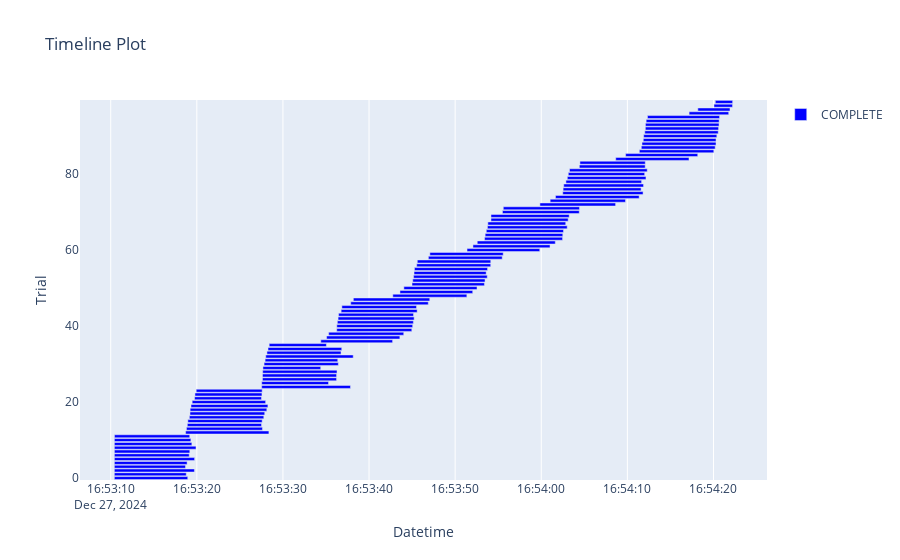

Notebook source saved alongside this figure:
### Code cell
optuna.visualization.plot_timeline(study)

### Figure 1 — Plotly figure (JSON) as saved in the notebook; plotly's stock layout.template omitted (floating-point values rounded to 4 significant figures)
{"data": [{"base": ["2024-12-27T16:53:10.422118", "2024-12-27T16:53:10.422497", "2024-12-27T16:53:10.423051", "2024-12-27T16:53:10.423132", "2024-12-27T16:53:10.427273", "2024-12-27T16:53:10.425666", "2024-12-27T16:53:10.427180", "2024-12-27T16:53:10.427243", "2024-12-27T16:53:10.424859", "2024-12-27T16:53:10.425706", "2024-12-27T16:53:10.427220", "2024-12-27T16:53:10.433962", "2024-12-27T16:53:18.697415", "2024-12-27T16:53:18.796954", "2024-12-27T16:53:18.897652", "2024-12-27T16:53:18.959096", "2024-12-27T16:53:19.135072", "2024-12-27T16:53:19.205497", "2024-12-27T16:53:19.224342", "2024-12-27T16:53:19.324429", "2024-12-27T16:53:19.461298", "2024-12-27T16:53:19.737186", "2024-12-27T16:53:19.782957", "2024-12-27T16:53:19.928884", "2024-12-27T16:53:27.532249", "2024-12-27T16:53:27.537262", "2024-12-27T16:53:27.622971", "2024-12-27T16:53:27.626283", "2024-12-27T16:53:27.649190", "2024-12-27T16:53:27.679133", "2024-12-27T16:53:27.810838", "2024-12-27T16:53:27.930901", "2024-12-27T16:53:28.005643", "2024-12-27T16:53:28.142074", "2024-12-27T16:53:28.268392", "2024-12-27T16:53:28.404405", "2024-12-27T16:53:34.398451", "2024-12-27T16:53:35.070783", "2024-12-27T16:53:35.310944", "2024-12-27T16:53:36.247204", "2024-12-27T16:53:36.255637", "2024-12-27T16:53:36.322195", "2024-12-27T16:53:36.404203", "2024-12-27T16:53:36.465602", "2024-12-27T16:53:36.761848", "2024-12-27T16:53:36.845036", "2024-12-27T16:53:37.872745", "2024-12-27T16:53:38.178293", "2024-12-27T16:53:42.761911", "2024-12-27T16:53:43.591400", "2024-12-27T16:53:44.043485", "2024-12-27T16:53:44.989472", "2024-12-27T16:53:45.078151", "2024-12-27T16:53:45.172958", "2024-12-27T16:53:45.226665", "2024-12-27T16:53:45.273877", "2024-12-27T16:53:45.532793", "2024-12-27T16:53:45.606048", "2024-12-27T16:53:46.892882", "2024-12-27T16:53:47.063973", "2024-12-27T16:53:51.380477", "2024-12-27T16:53:52.068814", "2024-12-27T16:53:52.567636", "2024-12-27T16:53:53.415412", "2024-12-27T16:53:53.487285", "2024-12-27T16:53:53.618154", "2024-12-27T16:53:53.750161", "2024-12-27T16:53:53.798795", "2024-12-27T16:53:54.161094", "2024-12-27T16:53:54.162186", "2024-12-27T16:53:55.493570", "2024-12-27T16:53:55.592677", "2024-12-27T16:53:59.842783", "2024-12-27T16:54:01.034073", "2024-12-27T16:54:01.651934", "2024-12-27T16:54:02.496408", "2024-12-27T16:54:02.538961", "2024-12-27T16:54:02.610660", "2024-12-27T16:54:02.864337", "2024-12-27T16:54:03.028299", "2024-12-27T16:54:03.142710", "2024-12-27T16:54:03.281166", "2024-12-27T16:54:04.422944", "2024-12-27T16:54:04.491523", "2024-12-27T16:54:08.648214", "2024-12-27T16:54:09.796397", "2024-12-27T16:54:11.392380", "2024-12-27T16:54:11.621059", "2024-12-27T16:54:11.699516", "2024-12-27T16:54:11.849746", "2024-12-27T16:54:11.894726", "2024-12-27T16:54:12.023911", "2024-12-27T16:54:12.089298", "2024-12-27T16:54:12.100801", "2024-12-27T16:54:12.184066", "2024-12-27T16:54:12.336865", "2024-12-27T16:54:17.169910", "2024-12-27T16:54:18.183650", "2024-12-27T16:54:20.055281", "2024-12-27T16:54:20.213959"], "hovertemplate": "%{text}<extra>COMPLETE</extra>", "marker": {"color": "blue"}, "name": "COMPLETE", "orientation": "h", "text": ["{<br>  \"number\": 0,<br>  \"values\": [<br>    0.215928919355812<br>  ],<br>  \"params\": {<br>    \"max_depth\": 20,<br>    \"min_samples_leaf\": 60<br>  }<br>}", "{<br>  \"number\": 1,<br>  \"values\": [<br>    0.2168124737195462<br>  ],<br>  \"params\": {<br>    \"max_depth\": 6,<br>    \"min_samples_leaf\": 6<br>  }<br>}", "{<br>  \"number\": 2,<br>  \"values\": [<br>    0.21284243568797762<br>  ],<br>  \"params\": {<br>    \"max_depth\": 18,<br>    \"min_samples_leaf\": 20<br>  }<br>}", "{<br>  \"number\": 3,<br>  \"values\": [<br>    0.21756973472831792<br>  ],<br>  \"params\": {<br>    \"max_depth\": 6,<br>    \"min_samples_leaf\": 50<br>  }<br>}", "{<br>  \"number\": 4,<br>  \"values\": [<br>    0.215928919355812<br>  ],<br>  \"params\": {<br>    \"max_depth\": 20,<br>    \"min_samples_leaf\": 60<br>  }<br>}", "{<br>  \"number\": 5,<br>  \"values\": [<br>    0.21284243568797762<br>  ],<br>  \"params\": {<br>    \"max_depth\": 18,<br>    \"min_samples_leaf\": 20<br>  }<br>}", "{<br>  \"number\": 6,<br>  \"values\": [<br>    0.21658210303704672<br>  ],<br>  \"params\": {<br>    \"max_depth\": 12,<br>    \"min_samples_leaf\": 54<br>  }<br>}", "{<br>  \"number\": 7,<br>  \"values\": [<br>    0.21465517251782043<br>  ],<br>  \"params\": {<br>    \"max_depth\": 10,<br>    \"min_samples_leaf\": 40<br>  }<br>}", "{<br>  \"number\": 8,<br>  \"values\": [<br>    0.21365987365702283<br>  ],<br>  \"params\": {<br>    \"max_depth\": 18,<br>    \"min_samples_leaf\": 16<br>  }<br>}", "{<br>  \"number\": 9,<br>  \"values\": [<br>    0.21447831363338157<br>  ],<br>  \"params\": {<br>    \"max_depth\": 12,<br>    \"min_samples_leaf\": 34<br>  }<br>}", "{<br>  \"number\": 10,<br>  \"values\": [<br>    0.21470099159757408<br>  ],<br>  \"params\": {<br>    \"max_depth\": 14,<br>    \"min_samples_leaf\": 38<br>  }<br>}", "{<br>  \"number\": 11,<br>  \"values\": [<br>    0.21465517251782043<br>  ],<br>  \"params\": {<br>    \"max_depth\": 10,<br>    \"min_samples_leaf\": 40<br>  }<br>}", "{<br>  \"number\": 12,<br>  \"values\": [<br>    0.2098971669738368<br>  ],<br>  \"params\": {<br>    \"max_depth\": 26,<br>    \"min_samples_leaf\": 8<br>  }<br>}", "{<br>  \"number\": 13,<br>  \"values\": [<br>    0.21452282702524803<br>  ],<br>  \"params\": {<br>    \"max_depth\": 12,<br>    \"min_samples_leaf\": 24<br>  }<br>}", "{<br>  \"number\": 14,<br>  \"values\": [<br>    0.21555368060419444<br>  ],<br>  \"params\": {<br>    \"max_depth\": 20,<br>    \"min_samples_leaf\": 56<br>  }<br>}", "{<br>  \"number\": 15,<br>  \"values\": [<br>    0.21609822429027276<br>  ],<br>  \"params\": {<br>    \"max_depth\": 8,<br>    \"min_samples_leaf\": 6<br>  }<br>}", "{<br>  \"number\": 16,<br>  \"values\": [<br>    0.21483399102991724<br>  ],<br>  \"params\": {<br>    \"max_depth\": 14,<br>    \"min_samples_leaf\": 46<br>  }<br>}", "{<br>  \"number\": 17,<br>  \"values\": [<br>    0.21597836678734644<br>  ],<br>  \"params\": {<br>    \"max_depth\": 8,<br>    \"min_samples_leaf\": 30<br>  }<br>}", "{<br>  \"number\": 18,<br>  \"values\": [<br>    0.21377381625317513<br>  ],<br>  \"params\": {<br>    \"max_depth\": 10,<br>    \"min_samples_leaf\": 28<br>  }<br>}", "{<br>  \"number\": 19,<br>  \"values\": [<br>    0.21562508464270672<br>  ],<br>  \"params\": {<br>    \"max_depth\": 8,<br>    \"min_samples_leaf\": 2<br>  }<br>}", "{<br>  \"number\": 20,<br>  \"values\": [<br>    0.21522923603530933<br>  ],<br>  \"params\": {<br>    \"max_depth\": 12,<br>    \"min_samples_leaf\": 52<br>  }<br>}", "{<br>  \"number\": 21,<br>  \"values\": [<br>    0.21872033164181431<br>  ],<br>  \"params\": {<br>    \"max_depth\": 4,<br>    \"min_samples_leaf\": 2<br>  }<br>}", "{<br>  \"number\": 22,<br>  \"values\": [<br>    0.21879295419909614<br>  ],<br>  \"params\": {<br>    \"max_depth\": 4,<br>    \"min_samples_leaf\": 4<br>  }<br>}", "{<br>  \"number\": 23,<br>  \"values\": [<br>    0.21910181338881332<br>  ],<br>  \"params\": {<br>    \"max_depth\": 4,<br>    \"min_samples_leaf\": 6<br>  }<br>}", "{<br>  \"number\": 24,<br>  \"values\": [<br>    0.2022899092060379<br>  ],<br>  \"params\": {<br>    \"max_depth\": 26,<br>    \"min_samples_leaf\": 2<br>  }<br>}", "{<br>  \"number\": 25,<br>  \"values\": [<br>    0.21493807570387347<br>  ],<br>  \"params\": {<br>    \"max_depth\": 28,<br>    \"min_samples_leaf\": 48<br>  }<br>}", "{<br>  \"number\": 26,<br>  \"values\": [<br>    0.212608588458306<br>  ],<br>  \"params\": {<br>    \"max_depth\": 28,<br>    \"min_samples_leaf\": 12<br>  }<br>}", "{<br>  \"number\": 27,<br>  \"values\": [<br>    0.212608588458306<br>  ],<br>  \"params\": {<br>    \"max_depth\": 28,<br>    \"min_samples_leaf\": 12<br>  }<br>}", "{<br>  \"number\": 28,<br>  \"values\": [<br>    0.212608588458306<br>  ],<br>  \"params\": {<br>    \"max_depth\": 28,<br>    \"min_samples_leaf\": 12<br>  }<br>}", "{<br>  \"number\": 29,<br>  \"values\": [<br>    0.21960834046767386<br>  ],<br>  \"params\": {<br>    \"max_depth\": 4,<br>    \"min_samples_leaf\": 12<br>  }<br>}", "{<br>  \"number\": 30,<br>  \"values\": [<br>    0.212608588458306<br>  ],<br>  \"params\": {<br>    \"max_depth\": 28,<br>    \"min_samples_leaf\": 12<br>  }<br>}", "{<br>  \"number\": 31,<br>  \"values\": [<br>    0.212608588458306<br>  ],<br>  \"params\": {<br>    \"max_depth\": 26,<br>    \"min_samples_leaf\": 12<br>  }<br>}", "{<br>  \"number\": 32,<br>  \"values\": [<br>    0.20416836178582026<br>  ],<br>  \"params\": {<br>    \"max_depth\": 28,<br>    \"min_samples_leaf\": 2<br>  }<br>}", "{<br>  \"number\": 33,<br>  \"values\": [<br>    0.212608588458306<br>  ],<br>  \"params\": {<br>    \"max_depth\": 28,<br>    \"min_samples_leaf\": 12<br>  }<br>}", "{<br>  \"number\": 34,<br>  \"values\": [<br>    0.212608588458306<br>  ],<br>  \"params\": {<br>    \"max_depth\": 28,<br>    \"min_samples_leaf\": 12<br>  }<br>}", "{<br>  \"number\": 35,<br>  \"values\": [<br>    0.2193280791834197<br>  ],<br>  \"params\": {<br>    \"max_depth\": 4,<br>    \"min_samples_leaf\": 14<br>  }<br>}", "{<br>  \"number\": 36,<br>  \"values\": [<br>    0.21960834046767386<br>  ],<br>  \"params\": {<br>    \"max_depth\": 4,<br>    \"min_samples_leaf\": 12<br>  }<br>}", "{<br>  \"number\": 37,<br>  \"values\": [<br>    0.2193280791834197<br>  ],<br>  \"params\": {<br>    \"max_depth\": 4,<br>    \"min_samples_leaf\": 14<br>  }<br>}", "{<br>  \"number\": 38,<br>  \"values\": [<br>    0.21960834046767386<br>  ],<br>  \"params\": {<br>    \"max_depth\": 4,<br>    \"min_samples_leaf\": 12<br>  }<br>}", "{<br>  \"number\": 39,<br>  \"values\": [<br>    0.21960834046767386<br>  ],<br>  \"params\": {<br>    \"max_depth\": 4,<br>    \"min_samples_leaf\": 12<br>  }<br>}", "{<br>  \"number\": 40,<br>  \"values\": [<br>    0.21960834046767386<br>  ],<br>  \"params\": {<br>    \"max_depth\": 4,<br>    \"min_samples_leaf\": 12<br>  }<br>}", "{<br>  \"number\": 41,<br>  \"values\": [<br>    0.21923661292453334<br>  ],<br>  \"params\": {<br>    \"max_depth\": 4,<br>    \"min_samples_leaf\": 16<br>  }<br>}", "{<br>  \"number\": 42,<br>  \"values\": [<br>    0.21907651919231266<br>  ],<br>  \"params\": {<br>    \"max_depth\": 4,<br>    \"min_samples_leaf\": 18<br>  }<br>}", "{<br>  \"number\": 43,<br>  \"values\": [<br>    0.2192379245937107<br>  ],<br>  \"params\": {<br>    \"max_depth\": 4,<br>    \"min_samples_leaf\": 8<br>  }<br>}", "{<br>  \"number\": 44,<br>  \"values\": [<br>    0.21907651919231266<br>  ],<br>  \"params\": {<br>    \"max_depth\": 4,<br>    \"min_samples_leaf\": 18<br>  }<br>}", "{<br>  \"number\": 45,<br>  \"values\": [<br>    0.21907651919231266<br>  ],<br>  \"params\": {<br>    \"max_depth\": 4,<br>    \"min_samples_leaf\": 18<br>  }<br>}", "{<br>  \"number\": 46,<br>  \"values\": [<br>    0.21907651919231266<br>  ],<br>  \"params\": {<br>    \"max_depth\": 4,<br>    \"min_samples_leaf\": 18<br>  }<br>}", "{<br>  \"number\": 47,<br>  \"values\": [<br>    0.21907651919231266<br>  ],<br>  \"params\": {<br>    \"max_depth\": 4,<br>    \"min_samples_leaf\": 18<br>  }<br>}", "{<br>  \"number\": 48,<br>  \"values\": [<br>    0.2177243553455991<br>  ],<br>  \"params\": {<br>    \"max_depth\": 6,<br>    \"min_samples_leaf\": 18<br>  }<br>}", "{<br>  \"number\": 49,<br>  \"values\": [<br>    0.2177243553455991<br>  ],<br>  \"params\": {<br>    \"max_depth\": 6,<br>    \"min_samples_leaf\": 18<br>  }<br>}", "{<br>  \"number\": 50,<br>  \"values\": [<br>    0.21811017041514097<br>  ],<br>  \"params\": {<br>    \"max_depth\": 6,<br>    \"min_samples_leaf\": 20<br>  }<br>}", "{<br>  \"number\": 51,<br>  \"values\": [<br>    0.21811017041514097<br>  ],<br>  \"params\": {<br>    \"max_depth\": 6,<br>    \"min_samples_leaf\": 20<br>  }<br>}", "{<br>  \"number\": 52,<br>  \"values\": [<br>    0.21759351448034886<br>  ],<br>  \"params\": {<br>    \"max_depth\": 6,<br>    \"min_samples_leaf\": 24<br>  }<br>}", "{<br>  \"number\": 53,<br>  \"values\": [<br>    0.21811017041514097<br>  ],<br>  \"params\": {<br>    \"max_depth\": 6,<br>    \"min_samples_leaf\": 20<br>  }<br>}", "{<br>  \"number\": 54,<br>  \"values\": [<br>    0.21811017041514097<br>  ],<br>  \"params\": {<br>    \"max_depth\": 6,<br>    \"min_samples_leaf\": 20<br>  }<br>}", "{<br>  \"number\": 55,<br>  \"values\": [<br>    0.21777030664032188<br>  ],<br>  \"params\": {<br>    \"max_depth\": 6,<br>    \"min_samples_leaf\": 22<br>  }<br>}", "{<br>  \"number\": 56,<br>  \"values\": [<br>    0.21777030664032188<br>  ],<br>  \"params\": {<br>    \"max_depth\": 6,<br>    \"min_samples_leaf\": 22<br>  }<br>}", "{<br>  \"number\": 57,<br>  \"values\": [<br>    0.21777030664032188<br>  ],<br>  \"params\": {<br>    \"max_depth\": 6,<br>    \"min_samples_leaf\": 22<br>  }<br>}", "{<br>  \"number\": 58,<br>  \"values\": [<br>    0.21759351448034886<br>  ],<br>  \"params\": {<br>    \"max_depth\": 6,<br>    \"min_samples_leaf\": 24<br>  }<br>}", "{<br>  \"number\": 59,<br>  \"values\": [<br>    0.21759351448034886<br>  ],<br>  \"params\": {<br>    \"max_depth\": 6,<br>    \"min_samples_leaf\": 24<br>  }<br>}", "{<br>  \"number\": 60,<br>  \"values\": [<br>    0.21777030664032188<br>  ],<br>  \"params\": {<br>    \"max_depth\": 6,<br>    \"min_samples_leaf\": 22<br>  }<br>}", "{<br>  \"number\": 61,<br>  \"values\": [<br>    0.21632735364803324<br>  ],<br>  \"params\": {<br>    \"max_depth\": 8,<br>    \"min_samples_leaf\": 22<br>  }<br>}", "{<br>  \"number\": 62,<br>  \"values\": [<br>    0.21704549666677395<br>  ],<br>  \"params\": {<br>    \"max_depth\": 8,<br>    \"min_samples_leaf\": 24<br>  }<br>}", "{<br>  \"number\": 63,<br>  \"values\": [<br>    0.21686432909038422<br>  ],<br>  \"params\": {<br>    \"max_depth\": 8,<br>    \"min_samples_leaf\": 10<br>  }<br>}", "{<br>  \"number\": 64,<br>  \"values\": [<br>    0.21814820936759985<br>  ],<br>  \"params\": {<br>    \"max_depth\": 8,<br>    \"min_samples_leaf\": 8<br>  }<br>}", "{<br>  \"number\": 65,<br>  \"values\": [<br>    0.21704549666677395<br>  ],<br>  \"params\": {<br>    \"max_depth\": 8,<br>    \"min_samples_leaf\": 24<br>  }<br>}", "{<br>  \"number\": 66,<br>  \"values\": [<br>    0.21814820936759985<br>  ],<br>  \"params\": {<br>    \"max_depth\": 8,<br>    \"min_samples_leaf\": 8<br>  }<br>}", "{<br>  \"number\": 67,<br>  \"values\": [<br>    0.21814820936759985<br>  ],<br>  \"params\": {<br>    \"max_depth\": 8,<br>    \"min_samples_leaf\": 8<br>  }<br>}", "{<br>  \"number\": 68,<br>  \"values\": [<br>    0.21814820936759985<br>  ],<br>  \"params\": {<br>    \"max_depth\": 8,<br>    \"min_samples_leaf\": 8<br>  }<br>}", "{<br>  \"number\": 69,<br>  \"values\": [<br>    0.21814820936759985<br>  ],<br>  \"params\": {<br>    \"max_depth\": 8,<br>    \"min_samples_leaf\": 8<br>  }<br>}", "{<br>  \"number\": 70,<br>  \"values\": [<br>    0.21814820936759985<br>  ],<br>  \"params\": {<br>    \"max_depth\": 8,<br>    \"min_samples_leaf\": 8<br>  }<br>}", "{<br>  \"number\": 71,<br>  \"values\": [<br>    0.21814820936759985<br>  ],<br>  \"params\": {<br>    \"max_depth\": 8,<br>    \"min_samples_leaf\": 8<br>  }<br>}", "{<br>  \"number\": 72,<br>  \"values\": [<br>    0.21814820936759985<br>  ],<br>  \"params\": {<br>    \"max_depth\": 8,<br>    \"min_samples_leaf\": 8<br>  }<br>}", "{<br>  \"number\": 73,<br>  \"values\": [<br>    0.21814820936759985<br>  ],<br>  \"params\": {<br>    \"max_depth\": 8,<br>    \"min_samples_leaf\": 8<br>  }<br>}", "{<br>  \"number\": 74,<br>  \"values\": [<br>    0.20996393384121817<br>  ],<br>  \"params\": {<br>    \"max_depth\": 22,<br>    \"min_samples_leaf\": 8<br>  }<br>}", "{<br>  \"number\": 75,<br>  \"values\": [<br>    0.21438587039605145<br>  ],<br>  \"params\": {<br>    \"max_depth\": 16,<br>    \"min_samples_leaf\": 14<br>  }<br>}", "{<br>  \"number\": 76,<br>  \"values\": [<br>    0.21438587039605145<br>  ],<br>  \"params\": {<br>    \"max_depth\": 16,<br>    \"min_samples_leaf\": 14<br>  }<br>}", "{<br>  \"number\": 77,<br>  \"values\": [<br>    0.21507152800092966<br>  ],<br>  \"params\": {<br>    \"max_depth\": 20,<br>    \"min_samples_leaf\": 14<br>  }<br>}", "{<br>  \"number\": 78,<br>  \"values\": [<br>    0.21500160209245936<br>  ],<br>  \"params\": {<br>    \"max_depth\": 10,<br>    \"min_samples_leaf\": 14<br>  }<br>}", "{<br>  \"number\": 79,<br>  \"values\": [<br>    0.21535511850040928<br>  ],<br>  \"params\": {<br>    \"max_depth\": 22,<br>    \"min_samples_leaf\": 14<br>  }<br>}", "{<br>  \"number\": 80,<br>  \"values\": [<br>    0.21500160209245936<br>  ],<br>  \"params\": {<br>    \"max_depth\": 10,<br>    \"min_samples_leaf\": 14<br>  }<br>}", "{<br>  \"number\": 81,<br>  \"values\": [<br>    0.21535511850040928<br>  ],<br>  \"params\": {<br>    \"max_depth\": 22,<br>    \"min_samples_leaf\": 14<br>  }<br>}", "{<br>  \"number\": 82,<br>  \"values\": [<br>    0.21923661292453334<br>  ],<br>  \"params\": {<br>    \"max_depth\": 4,<br>    \"min_samples_leaf\": 16<br>  }<br>}", "{<br>  \"number\": 83,<br>  \"values\": [<br>    0.21879295419909614<br>  ],<br>  \"params\": {<br>    \"max_depth\": 4,<br>    \"min_samples_leaf\": 4<br>  }<br>}", "{<br>  \"number\": 84,<br>  \"values\": [<br>    0.2193280791834197<br>  ],<br>  \"params\": {<br>    \"max_depth\": 4,<br>    \"min_samples_leaf\": 14<br>  }<br>}", "{<br>  \"number\": 85,<br>  \"values\": [<br>    0.2193280791834197<br>  ],<br>  \"params\": {<br>    \"max_depth\": 4,<br>    \"min_samples_leaf\": 14<br>  }<br>}", "{<br>  \"number\": 86,<br>  \"values\": [<br>    0.2193280791834197<br>  ],<br>  \"params\": {<br>    \"max_depth\": 4,<br>    \"min_samples_leaf\": 14<br>  }<br>}", "{<br>  \"number\": 87,<br>  \"values\": [<br>    0.2193280791834197<br>  ],<br>  \"params\": {<br>    \"max_depth\": 4,<br>    \"min_samples_leaf\": 14<br>  }<br>}", "{<br>  \"number\": 88,<br>  \"values\": [<br>    0.21879295419909614<br>  ],<br>  \"params\": {<br>    \"max_depth\": 4,<br>    \"min_samples_leaf\": 4<br>  }<br>}", "{<br>  \"number\": 89,<br>  \"values\": [<br>    0.21879295419909614<br>  ],<br>  \"params\": {<br>    \"max_depth\": 4,<br>    \"min_samples_leaf\": 4<br>  }<br>}", "{<br>  \"number\": 90,<br>  \"values\": [<br>    0.21879295419909614<br>  ],<br>  \"params\": {<br>    \"max_depth\": 4,<br>    \"min_samples_leaf\": 4<br>  }<br>}", "{<br>  \"number\": 91,<br>  \"values\": [<br>    0.21972573966991887<br>  ],<br>  \"params\": {<br>    \"max_depth\": 4,<br>    \"min_samples_leaf\": 10<br>  }<br>}", "{<br>  \"number\": 92,<br>  \"values\": [<br>    0.21972573966991887<br>  ],<br>  \"params\": {<br>    \"max_depth\": 4,<br>    \"min_samples_leaf\": 10<br>  }<br>}", "{<br>  \"number\": 93,<br>  \"values\": [<br>    0.21972573966991887<br>  ],<br>  \"params\": {<br>    \"max_depth\": 4,<br>    \"min_samples_leaf\": 10<br>  }<br>}", "{<br>  \"number\": 94,<br>  \"values\": [<br>    0.21972573966991887<br>  ],<br>  \"params\": {<br>    \"max_depth\": 4,<br>    \"min_samples_leaf\": 10<br>  }<br>}", "{<br>  \"number\": 95,<br>  \"values\": [<br>    0.21972573966991887<br>  ],<br>  \"params\": {<br>    \"max_depth\": 4,<br>    \"min_samples_leaf\": 10<br>  }<br>}", "{<br>  \"number\": 96,<br>  \"values\": [<br>    0.21972573966991887<br>  ],<br>  \"params\": {<br>    \"max_depth\": 4,<br>    \"min_samples_leaf\": 10<br>  }<br>}", "{<br>  \"number\": 97,<br>  \"values\": [<br>    0.21972573966991887<br>  ],<br>  \"params\": {<br>    \"max_depth\": 4,<br>    \"min_samples_leaf\": 10<br>  }<br>}", "{<br>  \"number\": 98,<br>  \"values\": [<br>    0.21972573966991887<br>  ],<br>  \"params\": {<br>    \"max_depth\": 4,<br>    \"min_samples_leaf\": 10<br>  }<br>}", "{<br>  \"number\": 99,<br>  \"values\": [<br>    0.21972573966991887<br>  ],<br>  \"params\": {<br>    \"max_depth\": 4,<br>    \"min_samples_leaf\": 10<br>  }<br>}"], "textposition": "none", "type": "bar", "x": [8524.0, 8350.0, 9300.0, 8260.0, 8444.0, 9318.0, 8693.0, 8757.0, 9481.0, 8997.0, 8881.0, 8744.0, 9674.0, 8825.0, 8617.0, 8630.0, 8644.0, 8680.0, 8903.0, 8930.0, 8528.0, 7770.0, 7782.0, 7661.0, 10310.0, 7757.0, 8605.0, 8603.0, 8632.0, 6707.0, 8624.0, 8435.0, 10160.0, 8606.0, 8562.0, 6642.0, 8337.0, 8508.0, 8719.0, 8719.0, 8812.0, 8829.0, 8836.0, 8700.0, 8827.0, 8670.0, 9006.0, 8873.0, 8597.0, 8449.0, 8497.0, 8411.0, 8395.0, 8555.0, 8376.0, 8491.0, 8599.0, 8532.0, 8574.0, 8518.0, 8446.0, 8952.0, 9063.0, 9059.0, 9012.0, 8963.0, 9264.0, 9043.0, 8963.0, 9084.0, 8920.0, 8847.0, 8792.0, 8749.0, 9717.0, 9328.0, 9056.0, 9269.0, 8789.0, 9133.0, 8867.0, 9025.0, 7648.0, 7588.0, 8510.0, 8376.0, 8646.0, 8580.0, 8597.0, 8448.0, 8495.0, 8529.0, 8505.0, 8547.0, 8476.0, 8373.0, 4600.0, 3736.0, 2160.0, 2014.0], "y": [0, 1, 2, 3, 4, 5, 6, 7, 8, 9, 10, 11, 12, 13, 14, 15, 16, 17, 18, 19, 20, 21, 22, 23, 24, 25, 26, 27, 28, 29, 30, 31, 32, 33, 34, 35, 36, 37, 38, 39, 40, 41, 42, 43, 44, 45, 46, 47, 48, 49, 50, 51, 52, 53, 54, 55, 56, 57, 58, 59, 60, 61, 62, 63, 64, 65, 66, 67, 68, 69, 70, 71, 72, 73, 74, 75, 76, 77, 78, 79, 80, 81, 82, 83, 84, 85, 86, 87, 88, 89, 90, 91, 92, 93, 94, 95, 96, 97, 98, 99]}], "layout": {"showlegend": true, "title": {"text": "Timeline Plot"}, "xaxis": {"title": {"text": "Datetime"}, "type": "date"}, "yaxis": {"title": {"text": "Trial"}}}}
